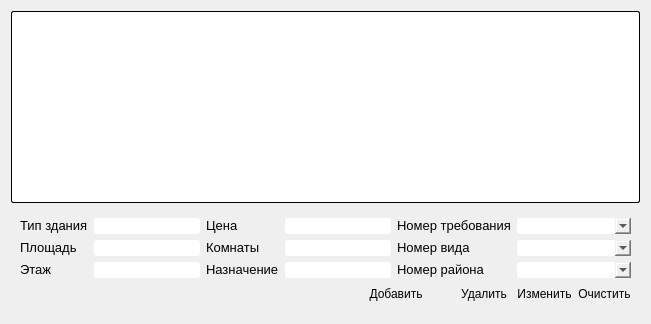
          <widget class="QWidget" name="tab_7">
           <attribute name="title">
            <string>Требования</string>
           </attribute>
           <layout class="QGridLayout" name="gridLayout_16">
            <item row="1" column="0">
             <widget class="QWidget" name="widget_20" native="true">
              <property name="styleSheet">
               <string notr="true">border-radius: 3px;
</string>
              </property>
              <layout class="QGridLayout" name="gridLayout_6">
               <item row="0" column="0">
                <widget class="QLabel" name="label_74">
                 <property name="text">
                  <string>&lt;html&gt;&lt;head/&gt;&lt;body&gt;&lt;p&gt;&lt;span style=&quot; font-size:10pt;&quot;&gt;Тип здания&lt;/span&gt;&lt;/p&gt;&lt;/body&gt;&lt;/html&gt;</string>
                 </property>
                </widget>
               </item>
               <item row="0" column="1">
                <widget class="QLineEdit" name="line32">
                 <property name="styleSheet">
                  <string notr="true">background-color: rgb(255, 255, 255);</string>
                 </property>
                </widget>
               </item>
               <item row="0" column="2">
                <widget class="QLabel" name="label_77">
                 <property name="text">
                  <string>&lt;html&gt;&lt;head/&gt;&lt;body&gt;&lt;p&gt;&lt;span style=&quot; font-size:10pt;&quot;&gt;Цена&lt;/span&gt;&lt;/p&gt;&lt;/body&gt;&lt;/html&gt;</string>
                 </property>
                </widget>
               </item>
               <item row="0" column="3" colspan="2">
                <widget class="QLineEdit" name="line35">
                 <property name="styleSheet">
                  <string notr="true">background-color: rgb(255, 255, 255);</string>
                 </property>
                </widget>
               </item>
               <item row="0" column="5" colspan="2">
                <widget class="QLabel" name="label_128">
                 <property name="text">
                  <string>&lt;html&gt;&lt;head/&gt;&lt;body&gt;&lt;p&gt;&lt;span style=&quot; font-size:10pt;&quot;&gt;Номер требования&lt;/span&gt;&lt;/p&gt;&lt;/body&gt;&lt;/html&gt;</string>
                 </property>
                </widget>
               </item>
               <item row="0" column="7" colspan="2">
                <widget class="QComboBox" name="comboBox_14"/>
               </item>
               <item row="1" column="0">
                <widget class="QLabel" name="label_76">
                 <property name="text">
                  <string>&lt;html&gt;&lt;head/&gt;&lt;body&gt;&lt;p&gt;&lt;span style=&quot; font-size:10pt;&quot;&gt;Площадь&lt;/span&gt;&lt;/p&gt;&lt;/body&gt;&lt;/html&gt;</string>
                 </property>
                </widget>
               </item>
               <item row="1" column="1">
                <widget class="QLineEdit" name="line33">
                 <property name="styleSheet">
                  <string notr="true">background-color: rgb(255, 255, 255);</string>
                 </property>
                </widget>
               </item>
               <item row="1" column="2">
                <widget class="QLabel" name="label_78">
                 <property name="text">
                  <string>&lt;html&gt;&lt;head/&gt;&lt;body&gt;&lt;p&gt;&lt;span style=&quot; font-size:10pt;&quot;&gt;Комнаты&lt;/span&gt;&lt;/p&gt;&lt;/body&gt;&lt;/html&gt;</string>
                 </property>
                </widget>
               </item>
               <item row="1" column="3" colspan="2">
                <widget class="QLineEdit" name="line36">
                 <property name="styleSheet">
                  <string notr="true">background-color: rgb(255, 255, 255);</string>
                 </property>
                </widget>
               </item>
               <item row="1" column="5" colspan="2">
                <widget class="QLabel" name="label_126">
                 <property name="text">
                  <string>&lt;html&gt;&lt;head/&gt;&lt;body&gt;&lt;p&gt;&lt;span style=&quot; font-size:10pt;&quot;&gt;Номер вида&lt;/span&gt;&lt;/p&gt;&lt;/body&gt;&lt;/html&gt;</string>
                 </property>
                </widget>
               </item>
               <item row="1" column="7" colspan="2">
                <widget class="QComboBox" name="comboBox_3"/>
               </item>
               <item row="2" column="0">
                <widget class="QLabel" name="label_72">
                 <property name="text">
                  <string>&lt;html&gt;&lt;head/&gt;&lt;body&gt;&lt;p&gt;&lt;span style=&quot; font-size:10pt;&quot;&gt;Этаж&lt;/span&gt;&lt;/p&gt;&lt;/body&gt;&lt;/html&gt;</string>
                 </property>
                </widget>
               </item>
               <item row="2" column="1">
                <widget class="QLineEdit" name="line34">
                 <property name="styleSheet">
                  <string notr="true">background-color: rgb(255, 255, 255);</string>
                 </property>
                </widget>
               </item>
               <item row="2" column="2">
                <widget class="QLabel" name="label_73">
                 <property name="text">
                  <string>&lt;html&gt;&lt;head/&gt;&lt;body&gt;&lt;p&gt;&lt;span style=&quot; font-size:10pt;&quot;&gt;Назначение&lt;/span&gt;&lt;/p&gt;&lt;/body&gt;&lt;/html&gt;</string>
                 </property>
                </widget>
               </item>
               <item row="2" column="3" colspan="2">
                <widget class="QLineEdit" name="line37">
                 <property name="styleSheet">
                  <string notr="true">background-color: rgb(255, 255, 255);</string>
                 </property>
                </widget>
               </item>
               <item row="2" column="5" colspan="2">
                <widget class="QLabel" name="label_127">
                 <property name="text">
                  <string>&lt;html&gt;&lt;head/&gt;&lt;body&gt;&lt;p&gt;&lt;span style=&quot; font-size:10pt;&quot;&gt;Номер района&lt;/span&gt;&lt;/p&gt;&lt;/body&gt;&lt;/html&gt;</string>
                 </property>
                </widget>
               </item>
               <item row="2" column="7" colspan="2">
                <widget class="QComboBox" name="comboBox_4"/>
               </item>
               <item row="3" column="0" colspan="4">
                <spacer name="horizontalSpacer_2">
                 <property name="orientation">
                  <enum>Qt::Horizontal</enum>
                 </property>
                 <property name="sizeHint" stdset="0">
                  <size>
                   <width>296</width>
                   <height>20</height>
                  </size>
                 </property>
                </spacer>
               </item>
               <item row="3" column="4" colspan="2">
                <widget class="QPushButton" name="pushButton_30">
                 <property name="styleSheet">
                  <string notr="true"/>
                 </property>
                 <property name="text">
                  <string>Добавить</string>
                 </property>
                </widget>
               </item>
               <item row="3" column="6">
                <widget class="QPushButton" name="pushButton_28">
                 <property name="styleSheet">
                  <string notr="true"/>
                 </property>
                 <property name="text">
                  <string>Удалить</string>
                 </property>
                </widget>
               </item>
               <item row="3" column="7">
                <widget class="QPushButton" name="pushButton_31">
                 <property name="styleSheet">
                  <string notr="true"/>
                 </property>
                 <property name="text">
                  <string>Изменить</string>
                 </property>
                </widget>
               </item>
               <item row="3" column="8">
                <widget class="QPushButton" name="pushButton_29">
                 <property name="styleSheet">
                  <string notr="true"/>
                 </property>
                 <property name="text">
                  <string>Очистить</string>
                 </property>
                </widget>
               </item>
              </layout>
             </widget>
            </item>
            <item row="0" column="0">
             <widget class="QTableWidget" name="tableWidget_5">
              <property name="styleSheet">
               <string notr="true">border-radius: 2px;      
  border-width: 1px;      
  border-color:  black;   
  border-style: outset;
background-color: rgb(255, 255, 255);</string>
              </property>
             </widget>
            </item>
           </layout>
          </widget>
